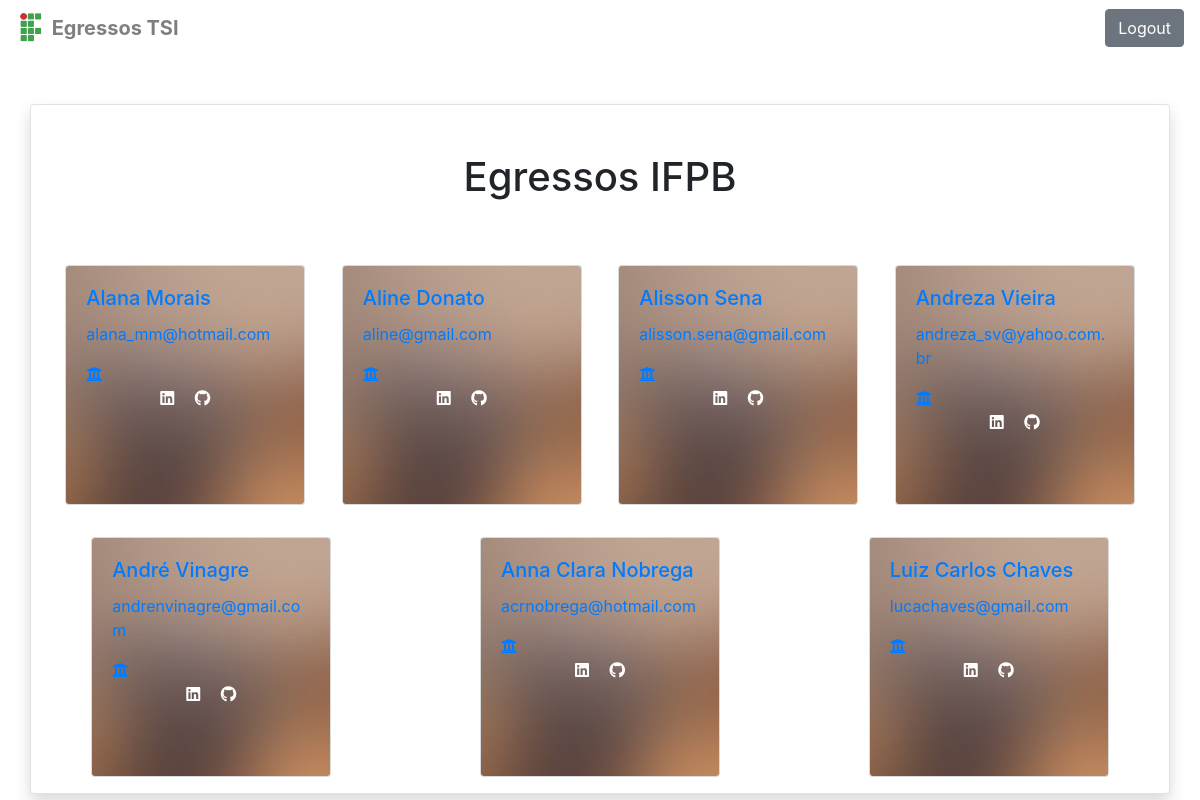
Page /students.1.php (signed in) on the committed database.
### tables this page shows
CREATE TABLE users (
  id INT(6) UNSIGNED AUTO_INCREMENT PRIMARY KEY, 
  name VARCHAR(50) NOT NULL, 
  email VARCHAR(50) NOT NULL, 
  password VARCHAR(60) NOT NULL,
  course VARCHAR(50),
  linkedin VARCHAR(50),
  github VARCHAR(50)
);

### src/students.1.php (the view, shortened to what this page needs)
<?php
  include_once 'connect.php';
  $sql = 'SELECT id, name, email, course, linkedin, github FROM users';
  $statement = $pdo->prepare($sql);
  $statement->execute();
  $users = $statement->fetchAll(PDO::FETCH_ASSOC);
  usort($users, function ($a, $b) { return $a['name'] > $b['name']; });
?>
<!doctype html>
<html lang="en">
  <head>
    <link rel="stylesheet" href="https://use.fontawesome.com/releases/v5.8.2/css/all.css">
    <link rel="stylesheet" href="https://stackpath.bootstrapcdn.com/bootstrap/4.3.1/css/bootstrap.min.css">
    <link rel="stylesheet" href="style.css"/>
  </head>
<body >
<?php include('templates/navbar.php'); ?>
<main class="container border shadow mt-5 bg-white rounded">
  <h1 class="mt-5 text-center">Egressos IFPB</h1>
  <div class="mt-5 d-flex justify-content-around flex-wrap">
    <?php
      foreach ($users as $user) {
        echo "
        <a tabindex='0' role='button' data-toggle='popover' data-trigger='focus' title='$user[name]' data-content='And here's some amazing content. It's very engaging. Right?'>
          <div class='card bg-light text-white m-3' style='width: 15rem;height: 15rem;'>
          <img src='./img/placeholder.jpg' class='card-img' alt='imagem default'>
          <div class='card-img-overlay'>
            <h5 class='card-title'>$user[name]</h5>
            <p class='card-text'>$user[email]</p>
            <p class='card-text'><i class='fas fa-university'></i> $user[course]</p>
            <div class='card-text text-center'>
              <a class='list-group-item-action text-white p-2' href='$user[linkedin]' alt='link linkedin' target='_blanck'><i class='fab fa-linkedin'></i></a>
              <a class='list-group-item-action text-white p-2' href='$user[github]' alt='link github' target='_blanck'><i class='fab fa-github'></i></a>
            </div>
          </div>
          </div>
        </a>
        ";
      }
    ?>
  </div>
</main>
<?php include('templates/footer.php'); ?>

### src/templates/navbar.php
<?php
  $btnTop = '';
  if (empty($_SESSION['auth'])) {
    $btnTop = 'Login';
  } else {
    $btnTop = 'Logout';
  }
?>
<nav class="navbar navbar-light bg-transparent">
  <a href="home.php" class="navbar-brand text-black-50">
    <img src="../img/ifpb.png" class="d-inline-block align-top" width="30" height="30" alt="logo ifpb">
    <strong>Egressos TSI</strong>
  </a>
  <a class="btn btn-secondary my-2 my-sm-0" href="logout.php" ><?php echo $btnTop ?></a>
</nav>

### src/templates/footer.php (shortened to what this page needs)
  </body>
</html>

### rows in the picture
users: name "Alana Morais", email "alana_mm@hotmail.com"
users: name "Aline Donato", email "aline@gmail.com"
users: name "Alisson Sena", email "alisson.sena@gmail.com"
users: name "Andreza Vieira", email "andreza_sv@yahoo.com.br"
users: name "André Vinagre", email "andrenvinagre@gmail.com"
users: name "Anna Clara Nobrega", email "acrnobrega@hotmail.com"
users: name "Luiz Carlos Chaves", email "lucachaves@gmail.com"

### other values in the picture
$btnTop "Logout"
